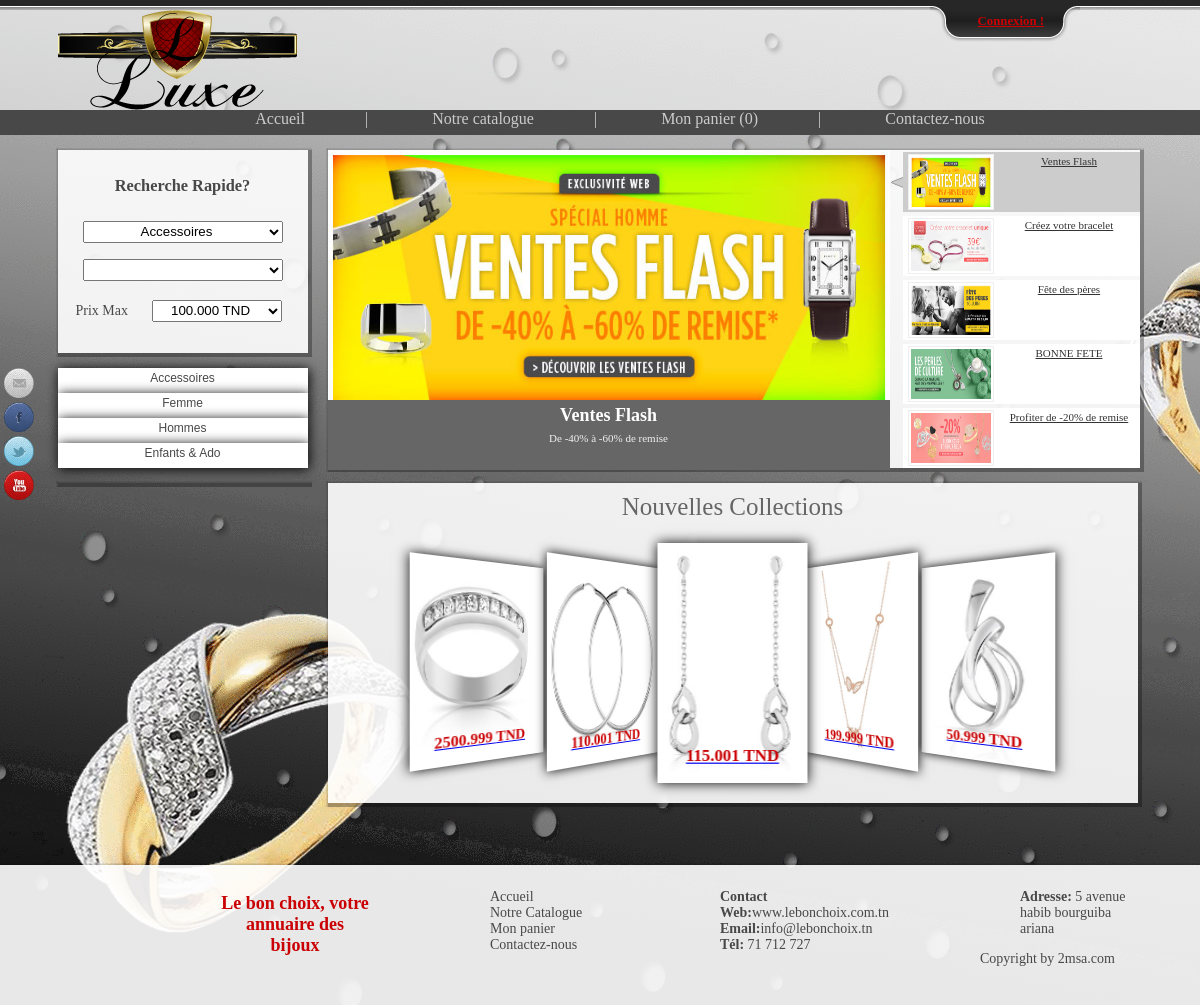
The page / on the database its author committed.
### tables this page shows
CREATE TABLE IF NOT EXISTS `famill_article` (
  `code_famill_art` varchar(50) NOT NULL,
  `nom_famill_art` varchar(100) NOT NULL,
  PRIMARY KEY (`code_famill_art`)
);

CREATE TABLE IF NOT EXISTS `jquery` (
  `id_jqy` int(11) NOT NULL,
  `titre_jqy` varchar(300) NOT NULL,
  `text_jqy` varchar(300) NOT NULL,
  PRIMARY KEY (`id_jqy`)
);

CREATE TABLE IF NOT EXISTS `article` (
  `code_art` varchar(10) NOT NULL,
  `design_courte_art` varchar(300) NOT NULL,
  `design_long_art` varchar(500) NOT NULL,
  `prix_art` varchar(20) NOT NULL,
  `code_sous_famill_art` varchar(10) NOT NULL,
  `code_famill_art` varchar(10) NOT NULL,
  `fav_art` tinyint(2) NOT NULL,
  PRIMARY KEY (`code_art`),
  KEY `code_sous_famill_art` (`code_sous_famill_art`),
  KEY `code_famill_art` (`code_famill_art`)
);

### include/function.php (called while the page is built, shortened)
<?php
include('config.php');
$connection = mysql_connect($serveur, $utilisateur, $mot_de_passe) or die(mysql_error());
$query_slider_1 			= "SELECT * FROM jquery WHERE id_jqy='1' ";
$reslut_slider_1 			= mysql_query($query_slider_1, $connection);
$affected_rows_slider_1		= mysql_num_rows($reslut_slider_1);
if($affected_rows_slider_1 == 1 )
{
	$affected_rows_slider_1_2	= mysql_fetch_object($reslut_slider_1);
	$titre_jqy_1				=$affected_rows_slider_1_2->titre_jqy;
	$text_jqy_1					= $affected_rows_slider_1_2->text_jqy;
}
$query_slider_2 			= "SELECT * FROM jquery WHERE id_jqy='2' ";
$reslut_slider_2 			= mysql_query($query_slider_2, $connection);
$affected_rows_slider_2		= mysql_num_rows($reslut_slider_2);
if($affected_rows_slider_2 == 1 )
{
	$affected_rows_slider_2_2	= mysql_fetch_object($reslut_slider_2);
	$titre_jqy_2				=$affected_rows_slider_2_2->titre_jqy;
}
$query_slider_3 			= "SELECT * FROM jquery WHERE id_jqy='3' ";
$reslut_slider_3 			= mysql_query($query_slider_3, $connection);
$affected_rows_slider_3		= mysql_num_rows($reslut_slider_3);
if($affected_rows_slider_3 == 1 )
{
	$affected_rows_slider_3_2	= mysql_fetch_object($reslut_slider_3);
	$titre_jqy_3				=$affected_rows_slider_3_2->titre_jqy;
}
$query_slider_4 			= "SELECT * FROM jquery WHERE id_jqy='4' ";
$reslut_slider_4 			= mysql_query($query_slider_4, $connection);
$affected_rows_slider_4		= mysql_num_rows($reslut_slider_4);
if($affected_rows_slider_4 == 1 )
{
	$affected_rows_slider_4_2	= mysql_fetch_object($reslut_slider_4);
	$titre_jqy_4				=$affected_rows_slider_4_2->titre_jqy;
}
$query_slider_5 			= "SELECT * FROM jquery WHERE id_jqy='5' ";
$reslut_slider_5 			= mysql_query($query_slider_5, $connection);
$affected_rows_slider_5		= mysql_num_rows($reslut_slider_5);
if($affected_rows_slider_5 == 1 )
{
	$affected_rows_slider_5_2	= mysql_fetch_object($reslut_slider_5);
	$titre_jqy_5				=$affected_rows_slider_5_2->titre_jqy;
}
?>

### function/menue.php (the view, shortened to what this page needs)
<div id="menu">
	<?php
		$connection = mysql_connect($serveur, $utilisateur, $mot_de_passe) or die(mysql_error());
		$query_affich_famill = mysql_query("select * from famill_article",$connection);
		while ($r = mysql_fetch_object($query_affich_famill)){
			$s1 = $r->nom_famill_art;
			echo "<div class=\"menu\"><a href=\"#\">$s1</a><div class=\"sousmenu\" style=\"display:none\">";
			echo "</div></div>";
		}
    ?>
</div>

### function/slider.php (shortened to what this page needs)
<div id="featured" >
    <ul class="ui-tabs-nav">
        <li class="ui-tabs-nav-item ui-tabs-selected" id="nav-fragment-1"><a href="#fragment-1"><img src="style/img/slider/1.png" alt="" width="80" height="50"/><span><?php echo $titre_jqy_1 ; ?></span></a></li>
        <li class="ui-tabs-nav-item" id="nav-fragment-2"><a href="#fragment-2"><img src="style/img/slider/2.png" alt="" width="80" height="50"/><span><?php echo $titre_jqy_2 ; ?></span></a></li>
        <li class="ui-tabs-nav-item" id="nav-fragment-3"><a href="#fragment-3"><img src="style/img/slider/3.png" alt="" width="80" height="50"/><span><?php echo $titre_jqy_3 ; ?></span></a></li>
        <li class="ui-tabs-nav-item" id="nav-fragment-4"><a href="#fragment-4"><img src="style/img/slider/4.png" alt="" width="80" height="50"/><span><?php echo $titre_jqy_4 ; ?></span></a></li>
        <li class="ui-tabs-nav-item" id="nav-fragment-5"><a href="#fragment-5"><img src="style/img/slider/5.png" alt="" width="80" height="50"/><span><?php echo $titre_jqy_5 ; ?></span></a></li>
    </ul>
    <div id="fragment-1" class="ui-tabs-panel" style="">
        <img src="style/img/slider/1.png" width="562" height="250"/>
        <div class="info" >
            <h2><?php echo $titre_jqy_1 ; ?></h2>
            <p><?php echo $text_jqy_1 ; ?></p>
        </div>
    </div>
</div>

### function/nouveau_produit.php (shortened to what this page needs)
<div id="product" class="g_box">
	<div id="title">Nouvelles Collections</div>
    <ul>
<?php
$q = mysql_query( " SELECT * FROM article WHERE fav_art='1' ;",$connection);
while ($p = mysql_fetch_object($q))
{
	$p1 = $p->code_art;
    $p2 = $p->design_courte_art;
    $p3	= $p->prix_art;
    $p5 = $p->design_long_art;
	echo'<li><div id="product_inside"><a href="info_article.php?code_art='.$p1.'&design_courte_art='.$p2.'&prix_art='.$p3.'&design_long_art='.$p5.'"><img src="img_article/'.$p1.'.png"/><h2>'.$p3.' TND</h2></a></div></li>';
}
?>
    </ul>
</div>

### style/style.css (style rules this page uses)
html, body { border: 0; margin: 0; padding: 0; }
body { background-image:url(img/bg.png); background-repeat:no-repeat; }
img { border:none; }
.menu { position:relative; }
#menu { margin-top:15px;color:#484848;display:inline; }
#menu div { width:250px;text-align:center;z-index:100;box-shadow: 1px 1px 12px #000; }
#menu div a:link, #menu div a:visited, #menu div a:hover { color:#484848;font-family:arial,sans-serif;font-size:12px;text-decoration:none;padding-top:3px; height:22px;display:block; }
#menu div a:link, #menu div a:visited { background:#fff; }
.g_box { -webkit-box-shadow:0.5px 0.5px 1px 3px rgba(0, 0, 0, .3);box-shadow:0.5px 0.5px 1px 3px rgba(0, 0, 0, .3);background-color: rgba(255, 255, 255, 0.9);font-size:14px;color:#484848;padding:10px; }
#featured { width:400px;padding-right:250px;position:relative;height:318px;-webkit-box-shadow:0.5px 0.5px 1px 3px rgba(0, 0, 0, .3);box-shadow:0.5px 0.5px 1px 3px rgba(0, 0, 0, .3);background-color: rgba(255, 255, 255, 0.9); }
#featured ul.ui-tabs-nav { position:absolute;top:0; left:400px;list-style:none;padding:0; margin:0;width:250px; }
#featured ul.ui-tabs-nav li { padding:2px 0; padding-left:13px;font-size:12px;color:#666; }
#featured ul.ui-tabs-nav li img { float:left; margin:2px 5px;background:#fff;padding:2px;border:1px solid #eee; }
#featured ul.ui-tabs-nav li span { font-size:11px; font-family:Verdana;line-height:18px; }
#featured li.ui-tabs-nav-item a { display:block;height:60px;color:#333;background:#fff;line-height:20px; }
#featured li.ui-tabs-selected { background:url('style/img/slider/selected-item.gif') top left no-repeat; }
#featured ul.ui-tabs-nav li.ui-tabs-selected a { background:#ccc; }
#featured .ui-tabs-panel { width:400px; height:250px;background:#999; position:relative; }
#featured .ui-tabs-panel .info { position:absolute;top:250px; left:0;height:70px; background:#666; }
#featured .info h2 { font-size:18px; font-family:Georgia, serif;color:#fff; padding:5px; margin:0;overflow:hidden; }
#featured .info p { margin:0 5px;font-family:Verdana; font-size:11px;line-height:15px; color:#f0f0f0; }

### function/slider.php (style rules this page uses)
#featured { width:562px;padding-right:250px;position:relative;height:318px;-webkit-box-shadow:0.5px 0.5px 1px 3px rgba(0, 0, 0, .3);box-shadow:0.5px 0.5px 1px 3px rgba(0, 0, 0, .3);background-color: rgba(255, 255, 255, 0.9); }
#featured ul.ui-tabs-nav { position:absolute;top:0; left:562px;list-style:none;padding:0; margin:0;width:250px; }
#featured ul.ui-tabs-nav li { padding:2px 0; padding-left:13px;font-size:12px;color:#666; }
#featured ul.ui-tabs-nav li img { float:left; margin:2px 5px;background:#fff;padding:2px;border:1px solid #eee; }
#featured ul.ui-tabs-nav li span { font-size:11px; font-family:Verdana;line-height:18px; }
#featured li.ui-tabs-nav-item a { display:block;height:60px;color:#333;background:#fff;line-height:20px; }
#featured li.ui-tabs-selected { background:url('style/img/slider/selected-item.gif') top left no-repeat; }
#featured ul.ui-tabs-nav li.ui-tabs-selected a { background:#ccc; }
#featured .ui-tabs-panel { width:562px; height:250px;background:#999; position:relative; }
#featured .ui-tabs-panel .info { position:absolute;top:250px; left:0;height:70px; background:#666; }
#featured .info h2 { font-size:18px; font-family:Georgia, serif;color:#fff; padding:5px; margin:0;overflow:hidden; }
#featured .info p { margin:0 5px;font-family:Verdana; font-size:11px;line-height:15px; color:#f0f0f0; }
#featured .info { width:562px; }

### rows shown on the page
famill_article: nom_famill_art "Accessoires"
famill_article: nom_famill_art "Femme"
famill_article: nom_famill_art "Hommes"
famill_article: nom_famill_art "Enfants & Ado"
jquery: titre_jqy "Ventes Flash", text_jqy "De -40% à -60% de remise"
jquery: titre_jqy "Créez votre bracelet"
jquery: titre_jqy "Fête des pères"
jquery: titre_jqy "BONNE FETE"
jquery: titre_jqy "Profiter de -20% de remise"
article: code_art (picture), prix_art "2500.999"
article: code_art (picture), prix_art "110.001"
article: code_art (picture), prix_art "115.001"
article: code_art (picture), prix_art "199.999"
article: code_art (picture), prix_art "50.999"

### other values the page prints
nombre_article_dans_panier() "0"
